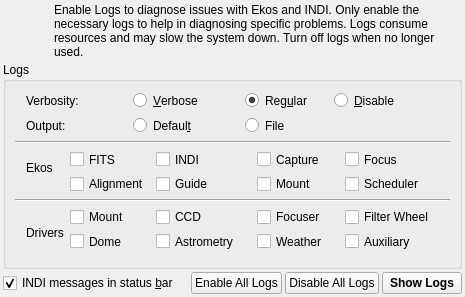
<?xml version="1.0" encoding="UTF-8"?>
<ui version="4.0">
 <class>OpsAdvanced</class>
 <widget class="QWidget" name="OpsAdvanced">
  <property name="geometry">
   <rect>
    <x>0</x>
    <y>0</y>
    <width>465</width>
    <height>261</height>
   </rect>
  </property>
  <layout class="QVBoxLayout" name="verticalLayout">
   <property name="spacing">
    <number>3</number>
   </property>
   <property name="leftMargin">
    <number>3</number>
   </property>
   <property name="topMargin">
    <number>3</number>
   </property>
   <property name="rightMargin">
    <number>3</number>
   </property>
   <property name="bottomMargin">
    <number>3</number>
   </property>
   <item>
    <layout class="QHBoxLayout" name="horizontalLayout_3">
     <item>
      <widget class="QLabel" name="label">
       <property name="minimumSize">
        <size>
         <width>48</width>
         <height>48</height>
        </size>
       </property>
       <property name="maximumSize">
        <size>
         <width>48</width>
         <height>48</height>
        </size>
       </property>
       <property name="text">
        <string/>
       </property>
       <property name="pixmap">
        <pixmap resource="../../data/kstars.qrc">:/icons/AlignWarning.svg</pixmap>
       </property>
       <property name="scaledContents">
        <bool>true</bool>
       </property>
      </widget>
     </item>
     <item>
      <widget class="QLabel" name="label_2">
       <property name="text">
        <string>&lt;html&gt;&lt;head/&gt;&lt;body&gt;&lt;p&gt;Enable Logs to diagnose issues with Ekos and INDI. Only enable the necessary logs to help in diagnosing specific problems. Logs consume resources and may slow the system down. Turn off logs when no longer used.&lt;/p&gt;&lt;/body&gt;&lt;/html&gt;</string>
       </property>
       <property name="wordWrap">
        <bool>true</bool>
       </property>
      </widget>
     </item>
    </layout>
   </item>
   <item>
    <widget class="QGroupBox" name="groupBox">
     <property name="title">
      <string>Logs</string>
     </property>
     <layout class="QGridLayout" name="gridLayout">
      <item row="4" column="9" colspan="3">
       <widget class="QCheckBox" name="kcfg_FocusLogging">
        <property name="toolTip">
         <string>Log Ekos Focus module activity</string>
        </property>
        <property name="text">
         <string>Focus</string>
        </property>
       </widget>
      </item>
      <item row="5" column="7" colspan="2">
       <widget class="QCheckBox" name="kcfg_MountLogging">
        <property name="toolTip">
         <string>Log Ekos Mount module activity</string>
        </property>
        <property name="text">
         <string>Mount</string>
        </property>
       </widget>
      </item>
      <item row="1" column="3" colspan="3">
       <widget class="QRadioButton" name="kcfg_LogToDefault">
        <property name="toolTip">
         <string>Log debug messages to default output device used by the platform (e.g. Standard Error)</string>
        </property>
        <property name="text">
         <string>Defaul&amp;t</string>
        </property>
        <property name="checked">
         <bool>true</bool>
        </property>
       </widget>
      </item>
      <item row="0" column="6" colspan="2">
       <widget class="QRadioButton" name="kcfg_RegularLogging">
        <property name="toolTip">
         <string>Enable regular debug output</string>
        </property>
        <property name="text">
         <string>Reg&amp;ular</string>
        </property>
        <property name="checked">
         <bool>true</bool>
        </property>
        <attribute name="buttonGroup">
         <string notr="true">verbosityButtonGroup</string>
        </attribute>
       </widget>
      </item>
      <item row="5" column="2" colspan="3">
       <widget class="QCheckBox" name="kcfg_AlignmentLogging">
        <property name="toolTip">
         <string>Log Ekos Alignment module activity</string>
        </property>
        <property name="text">
         <string>Alignment</string>
        </property>
       </widget>
      </item>
      <item row="5" column="5" colspan="2">
       <widget class="QCheckBox" name="kcfg_GuideLogging">
        <property name="toolTip">
         <string>Log Ekos Guide module activity</string>
        </property>
        <property name="text">
         <string>Guide</string>
        </property>
       </widget>
      </item>
      <item row="8" column="2" colspan="2">
       <widget class="QCheckBox" name="kcfg_INDIMountLogging">
        <property name="toolTip">
         <string>Log FITS processing activity</string>
        </property>
        <property name="text">
         <string>Mount</string>
        </property>
       </widget>
      </item>
      <item row="8" column="7" colspan="2">
       <widget class="QCheckBox" name="kcfg_INDIFocuserLogging">
        <property name="toolTip">
         <string>Log Ekos Capture module activity</string>
        </property>
        <property name="text">
         <string>Focuser</string>
        </property>
       </widget>
      </item>
      <item row="8" column="5" colspan="2">
       <widget class="QCheckBox" name="kcfg_INDICCDLogging">
        <property name="toolTip">
         <string>Log INDI devices activity</string>
        </property>
        <property name="text">
         <string>CCD</string>
        </property>
       </widget>
      </item>
      <item row="8" column="1" rowspan="3">
       <widget class="QLabel" name="label_9">
        <property name="toolTip">
         <string>Have problems with INDI drivers? Turn on logging for drivers that exhibit issues.</string>
        </property>
        <property name="text">
         <string>Drivers</string>
        </property>
       </widget>
      </item>
      <item row="0" column="3" colspan="3">
       <widget class="QRadioButton" name="kcfg_VerboseLogging">
        <property name="toolTip">
         <string>Enable verbose debug output</string>
        </property>
        <property name="text">
         <string>&amp;Verbose</string>
        </property>
        <attribute name="buttonGroup">
         <string notr="true">verbosityButtonGroup</string>
        </attribute>
       </widget>
      </item>
      <item row="1" column="6" colspan="2">
       <widget class="QRadioButton" name="kcfg_LogToFile">
        <property name="toolTip">
         <string>Log output to log file</string>
        </property>
        <property name="text">
         <string>File</string>
        </property>
       </widget>
      </item>
      <item row="4" column="7" colspan="2">
       <widget class="QCheckBox" name="kcfg_CaptureLogging">
        <property name="toolTip">
         <string>Log Ekos Capture module activity</string>
        </property>
        <property name="text">
         <string>Capture</string>
        </property>
       </widget>
      </item>
      <item row="3" column="1" rowspan="3">
       <widget class="QLabel" name="label_6">
        <property name="toolTip">
         <string>Have problem with Ekos? Turn on logging for Ekos modules that exhibit issues.</string>
        </property>
        <property name="text">
         <string>Ekos</string>
        </property>
       </widget>
      </item>
      <item row="0" column="8" colspan="3">
       <widget class="QRadioButton" name="kcfg_DisableLogging">
        <property name="toolTip">
         <string>Disable all logging output</string>
        </property>
        <property name="text">
         <string>&amp;Disable</string>
        </property>
        <property name="checked">
         <bool>false</bool>
        </property>
        <attribute name="buttonGroup">
         <string notr="true">verbosityButtonGroup</string>
        </attribute>
       </widget>
      </item>
      <item row="8" column="9" colspan="3">
       <widget class="QCheckBox" name="kcfg_INDIFilterWheelLogging">
        <property name="toolTip">
         <string>Log Ekos Focus module activity</string>
        </property>
        <property name="text">
         <string>Filter Wheel</string>
        </property>
       </widget>
      </item>
      <item row="6" column="0" colspan="13">
       <widget class="Line" name="line_3">
        <property name="orientation">
         <enum>Qt::Horizontal</enum>
        </property>
       </widget>
      </item>
      <item row="4" column="2" colspan="2">
       <widget class="QCheckBox" name="kcfg_FITSLogging">
        <property name="toolTip">
         <string>Log FITS processing activity</string>
        </property>
        <property name="text">
         <string>FITS</string>
        </property>
       </widget>
      </item>
      <item row="4" column="5" colspan="2">
       <widget class="QCheckBox" name="kcfg_INDILogging">
        <property name="toolTip">
         <string>Log INDI devices activity</string>
        </property>
        <property name="text">
         <string>INDI</string>
        </property>
       </widget>
      </item>
      <item row="5" column="9" colspan="3">
       <widget class="QCheckBox" name="kcfg_SchedulerLogging">
        <property name="toolTip">
         <string>Log Ekos Scheduler module activity</string>
        </property>
        <property name="text">
         <string>Scheduler</string>
        </property>
       </widget>
      </item>
      <item row="2" column="0" rowspan="2" colspan="13">
       <widget class="Line" name="line">
        <property name="orientation">
         <enum>Qt::Horizontal</enum>
        </property>
       </widget>
      </item>
      <item row="9" column="9">
       <widget class="QCheckBox" name="kcfg_INDIAuxiliaryLogging">
        <property name="toolTip">
         <string>Log Ekos Scheduler module activity</string>
        </property>
        <property name="text">
         <string>Auxiliary</string>
        </property>
       </widget>
      </item>
      <item row="9" column="7">
       <widget class="QCheckBox" name="kcfg_INDIWeatherLogging">
        <property name="toolTip">
         <string>Log Ekos Mount module activity</string>
        </property>
        <property name="text">
         <string>Weather</string>
        </property>
       </widget>
      </item>
      <item row="9" column="5">
       <widget class="QCheckBox" name="kcfg_INDIAstrometryLogging">
        <property name="toolTip">
         <string>Log Ekos Guide module activity</string>
        </property>
        <property name="text">
         <string>Astrometry</string>
        </property>
       </widget>
      </item>
      <item row="9" column="2">
       <widget class="QCheckBox" name="kcfg_INDIDomeLogging">
        <property name="toolTip">
         <string>Log Ekos Alignment module activity</string>
        </property>
        <property name="text">
         <string>Dome</string>
        </property>
       </widget>
      </item>
      <item row="1" column="1" colspan="2">
       <widget class="QLabel" name="label_5">
        <property name="text">
         <string>Output:</string>
        </property>
       </widget>
      </item>
      <item row="0" column="1" colspan="2">
       <widget class="QLabel" name="label_4">
        <property name="text">
         <string>Verbosity:</string>
        </property>
       </widget>
      </item>
     </layout>
    </widget>
   </item>
   <item>
    <layout class="QHBoxLayout" name="horizontalLayout_2">
     <item>
      <widget class="QCheckBox" name="kcfg_showINDIMessages">
       <property name="toolTip">
        <string>Display INDI status messages in the status bar</string>
       </property>
       <property name="statusTip">
        <string>Display incoming INDI status messages in KStars status bar</string>
       </property>
       <property name="whatsThis">
        <string>Display incoming INDI status messages in KStars status bar</string>
       </property>
       <property name="text">
        <string>INDI messages in status &amp;bar</string>
       </property>
       <property name="checked">
        <bool>true</bool>
       </property>
      </widget>
     </item>
     <item>
      <spacer name="horizontalSpacer_8">
       <property name="orientation">
        <enum>Qt::Horizontal</enum>
       </property>
       <property name="sizeHint" stdset="0">
        <size>
         <width>40</width>
         <height>20</height>
        </size>
       </property>
      </spacer>
     </item>
     <item>
      <widget class="QPushButton" name="pushButton">
       <property name="text">
        <string>Enable All Logs</string>
       </property>
      </widget>
     </item>
     <item>
      <widget class="QPushButton" name="pushButton_2">
       <property name="text">
        <string>Disable All Logs</string>
       </property>
      </widget>
     </item>
     <item>
      <widget class="QPushButton" name="showLogsB">
       <property name="styleSheet">
        <string notr="true">font-weight:bold;</string>
       </property>
       <property name="text">
        <string>Show Logs</string>
       </property>
      </widget>
     </item>
    </layout>
   </item>
  </layout>
 </widget>
 <resources>
  <include location="../../data/kstars.qrc"/>
 </resources>
 <connections/>
 <buttongroups>
  <buttongroup name="verbosityButtonGroup"/>
  <buttongroup name="modulesGroup">
   <property name="exclusive">
    <bool>false</bool>
   </property>
  </buttongroup>
  <buttongroup name="logbuttonGroup"/>
 </buttongroups>
</ui>
